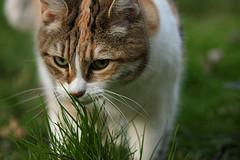
%> input picture catcryption.jpg, 240 x 160 px
$ octave Driving_Encryption.m   (GNU Octave 9; MATLAB toolbox functions it lacks are replaced by stand-ins)
%> lines starting %> are read from the running program, lines starting %| are printed output that depends on the picture
### KeyMatrx1.m
%Authors: Cordell Andersen and Erica Wiens
%Sources: --- MATLAB documentation and website; Advanced Hill Cipher paper ---
%Dates: February 23, 2016 - April 22, 2016

function [A] = KeyMatrx1()
mods=256;
n=2;

%Submatrices (lower right and upper left)
A_22=[2,2;2,2];
A_11=mod(-A_22,mods);

%Arbitrary scalar constant
K=10;

%Submatricies (lower left and upper right)
A_12=mod(K*(eye(n)-A_11),mods);
A_21=mod((1/K)*(eye(n)+A_11),mods);

%Involutory Key Matrix
A=[A_11,A_12;
   A_21,A_22];

### Driving_Encryption.m
%Authors: Cordell Andersen and Erica Wiens

%Sources:
%Bibhudendra Acharya, Saroj Kumar Panigrahy, Sarat Kumar Patra, Ganapati Panda.
%Image Encryption Using Advanced Hill Cipher Algorithm
%Int. J R.T Eng. Vol. 1, No. 1, 663 - 667, May 2009

%"MATLAB Speaks SDR." MathWorks – Makers of MATLAB and Simulink.
%N.p., n.d. Web. Mar. 2016.

%Dates: February 23, 2016 - April 22, 2016
clear;clc;clf;

%Pictures that were used for encryption-decryption testing
%Car_Incription_MK_I.bmp            %DismissSoundSubClass.jpg
%Hospitaller.jpg                    %catcryption.jpg
%NoLightSubClass.jpg                %ConfrontationSubClass.jpg

%https://www.pexels.com/photo/black-and-white-nature-flowers-close-up-view-57905/
%All images are from Google Images. All rights belong to their respective
%owners.

%Imports image
Im = imread('catcryption.jpg');
%> Im is the input picture: size 160x240x3 uint8; mean R, G, B 84.1, 89.2, 59.5

%Creates RGB matrices for the image
[ImageMat,map] = imread('catcryption.jpg');
%> map = []
ImageMat=im2double(ImageMat);

%Shows the original image
imshow(ImageMat)
figure;

%Allows for access to data
Data=imfinfo('catcryption.jpg');

%Generating Key Matrices for R-G-B levels
RKeyrypt = KeyMatrx1();
GKeyrypt = KeyMatrx1();
BKeyrypt = KeyMatrx1();


%Creating shifts to allow us to iterate through the whole image
XSHIFT = ceil((Data.Height)/4);
YSHIFT = ceil((Data.Width)/4);

XREM = rem(Data.Height,4);
YREM = rem(Data.Width,4);

XEXPAND=0;
YEXPAND=0;

%Determining if "black noise" needs to be added to expand the image to workable proportions
if XREM ~= 0
    XEXPAND = 4-XREM;
end

if YREM ~= 0
    YEXPAND = 4-YREM;
end

%Reorganizing image to be compatible with our Key Matrix
newImageMat=zeros(Data.Height+XEXPAND,Data.Width+YEXPAND,3);
for z=1:1:3
    for n = 1:1:Data.Height
        for m = 1:1:Data.Width

            newImageMat(n,m,z)=ImageMat(n,m,z);

        end
    end
end
ImageMat=newImageMat;

%Encrypt the Red level
Rcryption = cell(4,4);
for n = 1:1:XSHIFT
    for m=1:1:YSHIFT

        RValTemp = [ImageMat(n,m,1),             ImageMat(n+XSHIFT,m,1),              ImageMat(n+2*XSHIFT,m,1),                ImageMat(n+3*XSHIFT,m,1);

                   ImageMat(n,m+YSHIFT,1),      ImageMat(n+XSHIFT,m+YSHIFT,1),       ImageMat(n+2*XSHIFT,m+YSHIFT,1),         ImageMat(n+3*XSHIFT,m+YSHIFT,1);

                   ImageMat(n,m+2*YSHIFT,1),    ImageMat(n+XSHIFT,m+2*YSHIFT,1),     ImageMat(n+2*XSHIFT,m+2*YSHIFT,1),       ImageMat(n+3*XSHIFT,m+2*YSHIFT,1);

                   ImageMat(n,m+3*YSHIFT,1),    ImageMat(n+XSHIFT,m+3*YSHIFT,1),     ImageMat(n+2*XSHIFT,m+3*YSHIFT,1),       ImageMat(n+3*XSHIFT,m+3*YSHIFT,1);];

              Rcrypt1 = RKeyrypt.*RValTemp;
              Rcrypt2 = transpose(Rcrypt1);
              RcryptFinal = RKeyrypt.*Rcrypt2;
              Rcryption{n,m} = RcryptFinal;

    end
end
%> after the loop, Rcryption = 2400 items
ImageMat(:,:,1)=cell2mat(Rcryption);
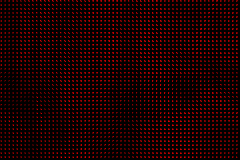
%> ImageMat: size 160x240x3 double; mean R, G, B 6686.8, 0.3, 0.2; drawn with min black and max white

%Encrypt the Green level
Gcryption = cell(4,4);
for n = 1:1:XSHIFT
    for m=1:1:YSHIFT

        GValTemp = [ImageMat(n,m,2),             ImageMat(n+XSHIFT,m,2),              ImageMat(n+2*XSHIFT,m,2),                ImageMat(n+3*XSHIFT,m,2);

                   ImageMat(n,m+YSHIFT,2),      ImageMat(n+XSHIFT,m+YSHIFT,2),       ImageMat(n+2*XSHIFT,m+YSHIFT,2),         ImageMat(n+3*XSHIFT,m+YSHIFT,2);

                   ImageMat(n,m+2*YSHIFT,2),    ImageMat(n+XSHIFT,m+2*YSHIFT,2),     ImageMat(n+2*XSHIFT,m+2*YSHIFT,2),       ImageMat(n+3*XSHIFT,m+2*YSHIFT,2);

                   ImageMat(n,m+3*YSHIFT,2),    ImageMat(n+XSHIFT,m+3*YSHIFT,2),     ImageMat(n+2*XSHIFT,m+3*YSHIFT,2),       ImageMat(n+3*XSHIFT,m+3*YSHIFT,2);];

              Gcrypt1 = GKeyrypt.*GValTemp;
              Gcrypt2 = transpose(Gcrypt1);
              GcryptFinal = GKeyrypt.*Gcrypt2;
              Gcryption{n,m} = GcryptFinal;

    end
end
%> after the loop, Gcryption = 2400 items
ImageMat(:,:,2)=cell2mat(Gcryption);
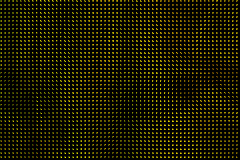
%> ImageMat: size 160x240x3 double; mean R, G, B 6686.8, 6040.7, 0.2; drawn with min black and max white

%Encrypt the Blue level
Bcryption = cell(4,4);
for n = 1:1:XSHIFT
    for m=1:1:YSHIFT

        BValTemp = [ImageMat(n,m,3),             ImageMat(n+XSHIFT,m,3),              ImageMat(n+2*XSHIFT,m,3),                ImageMat(n+3*XSHIFT,m,3);

                   ImageMat(n,m+YSHIFT,3),      ImageMat(n+XSHIFT,m+YSHIFT,3),       ImageMat(n+2*XSHIFT,m+YSHIFT,3),         ImageMat(n+3*XSHIFT,m+YSHIFT,3);

                   ImageMat(n,m+2*YSHIFT,3),    ImageMat(n+XSHIFT,m+2*YSHIFT,3),     ImageMat(n+2*XSHIFT,m+2*YSHIFT,3),       ImageMat(n+3*XSHIFT,m+2*YSHIFT,3);

                   ImageMat(n,m+3*YSHIFT,3),    ImageMat(n+XSHIFT,m+3*YSHIFT,3),     ImageMat(n+2*XSHIFT,m+3*YSHIFT,3),       ImageMat(n+3*XSHIFT,m+3*YSHIFT,3);];


              Bcrypt1 = BKeyrypt.*BValTemp;
              Bcrypt2 = transpose(Bcrypt1);
              BcryptFinal = BKeyrypt.*Bcrypt2;
              Bcryption{n,m} = BcryptFinal;

    end
end
%> after the loop, Bcryption = 2400 items
ImageMat(:,:,3)=cell2mat(Bcryption);
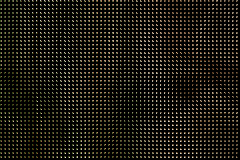
%> ImageMat: size 160x240x3 double; mean R, G, B 6686.8, 6040.7, 4302.9; drawn with min black and max white

%Shows encrpyted image per R-G-B level before displaying the end result
%%label 'Red Level'
imshow(ImageMat(:,:,1))
figure;
%label 'Green Level'
imshow(ImageMat(:,:,2))
figure;
%lable 'Blue Level'
imshow(ImageMat(:,:,3))
figure;
%label 'Composite Level'
imshow(ImageMat)
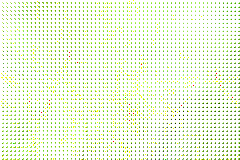
%> displayed picture: size 160x240x3, on the screen's scale of 0 to 255; mean R, G, B 238.1, 247.7, 223.3
figure;

%Now, the program will decrypt the image

%This variable allows for correction where R-G-B values exceed 1
LightCorr = 0.653;%256;%

%Decrypting the Blue level
Bdecryption = cell(XSHIFT,YSHIFT);
BXStart=1;
BXEnd=4;

%this setup to parse the image into sub-matrices is from Dempsey Rogers
for i=1:1:XSHIFT
    BYStart=1;
    BYEnd=4;
    for j=1:1:YSHIFT
        Bdecryption{i,j}=ImageMat(BXStart:BXEnd,BYStart:BYEnd,3);
        BYStart=BYStart+4;
        BYEnd=BYEnd+4;
    end
    BXStart=BXStart+4;
    BXEnd=BXEnd+4;
end
%> after the loop, BXEnd = 164; BXStart = 161; Bdecryption = 2400 items

BRestore=zeros(Data.Height,Data.Width);

for Bhomeposx=1:1:XSHIFT
    for Bhomeposy=1:1:YSHIFT

        BtempRestore=Bdecryption{Bhomeposx,Bhomeposy};
        Bdecrypyt2 = BtempRestore.*inv(BKeyrypt);
        Bdecrypt3 = transpose(Bdecrypyt2);
        BValDecrypt = Bdecrypt3.*inv(BKeyrypt);

        BRestore(Bhomeposx,Bhomeposy) = BValDecrypt(1,1);
        BRestore(Bhomeposx+XSHIFT,Bhomeposy) = BValDecrypt(1,2);
        BRestore(Bhomeposx+2*XSHIFT,Bhomeposy) = (LightCorr/256)*BValDecrypt(1,3);
        BRestore(Bhomeposx+3*XSHIFT,Bhomeposy) = BValDecrypt(1,4);

        BRestore(Bhomeposx,Bhomeposy+YSHIFT) = BValDecrypt(2,1);
        BRestore(Bhomeposx+XSHIFT,Bhomeposy+YSHIFT) = BValDecrypt(2,2);
        BRestore(Bhomeposx+2*XSHIFT,Bhomeposy+YSHIFT) = BValDecrypt(2,3);
        BRestore(Bhomeposx+3*XSHIFT,Bhomeposy+YSHIFT) = (LightCorr/256)*BValDecrypt(2,4);

        BRestore(Bhomeposx,Bhomeposy+2*YSHIFT) = (LightCorr/256)*BValDecrypt(3,1);
        BRestore(Bhomeposx+XSHIFT,Bhomeposy+2*YSHIFT) = BValDecrypt(3,2);
        BRestore(Bhomeposx+2*XSHIFT,Bhomeposy+2*YSHIFT) = BValDecrypt(3,3);
        BRestore(Bhomeposx+3*XSHIFT,Bhomeposy+2*YSHIFT) = BValDecrypt(3,4);

        BRestore(Bhomeposx,Bhomeposy+3*YSHIFT) = BValDecrypt(4,1);
        BRestore(Bhomeposx+XSHIFT,Bhomeposy+3*YSHIFT) = (LightCorr/256)*BValDecrypt(4,2);
        BRestore(Bhomeposx+2*XSHIFT,Bhomeposy+3*YSHIFT) = BValDecrypt(4,3);
        BRestore(Bhomeposx+3*XSHIFT,Bhomeposy+3*YSHIFT) = BValDecrypt(4,4);

    end
end
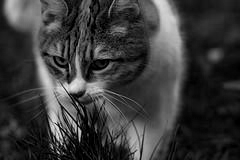
%> BRestore: size 160x240 double; min 0, max 0.927, mean 0.229
ImageMat(:,:,3)=BRestore;

%Decrypting the Green level
Gdecryption = cell(XSHIFT,YSHIFT);
GXStart=1;
GXEnd=4;

%this setup to parse the image into sub-matrices is from Dempsey Rogers
for i=1:1:XSHIFT
    GYStart=1;
    GYEnd=4;
    for j=1:1:YSHIFT
        Gdecryption{i,j}=ImageMat(GXStart:GXEnd,GYStart:GYEnd,2);
        GYStart=GYStart+4;
        GYEnd=GYEnd+4;
    end
    GXStart=GXStart+4;
    GXEnd=GXEnd+4;
end
%> after the loop, GXEnd = 164; GXStart = 161; Gdecryption = 2400 items

GRestore=zeros(Data.Height,Data.Width);

for Ghomeposx=1:1:XSHIFT
    for Ghomeposy=1:1:YSHIFT

        GtempRestore=Gdecryption{Ghomeposx,Ghomeposy};
        Gdecrypyt2 = GtempRestore.*inv(GKeyrypt);
        Gdecrypt3 = transpose(Gdecrypyt2);
        GValDecrypt = Gdecrypt3.*inv(GKeyrypt);

        GRestore(Ghomeposx,Ghomeposy) = GValDecrypt(1,1);
        GRestore(Ghomeposx+XSHIFT,Ghomeposy) = GValDecrypt(1,2);
        GRestore(Ghomeposx+2*XSHIFT,Ghomeposy) = (LightCorr/256)*GValDecrypt(1,3);
        GRestore(Ghomeposx+3*XSHIFT,Ghomeposy) = GValDecrypt(1,4);

        GRestore(Ghomeposx,Ghomeposy+YSHIFT) = GValDecrypt(2,1);
        GRestore(Ghomeposx+XSHIFT,Ghomeposy+YSHIFT) = GValDecrypt(2,2);
        GRestore(Ghomeposx+2*XSHIFT,Ghomeposy+YSHIFT) = GValDecrypt(2,3);
        GRestore(Ghomeposx+3*XSHIFT,Ghomeposy+YSHIFT) = (LightCorr/256)*GValDecrypt(2,4);

        GRestore(Ghomeposx,Ghomeposy+2*YSHIFT) = (LightCorr/256)*GValDecrypt(3,1);
        GRestore(Ghomeposx+XSHIFT,Ghomeposy+2*YSHIFT) = GValDecrypt(3,2);
        GRestore(Ghomeposx+2*XSHIFT,Ghomeposy+2*YSHIFT) = GValDecrypt(3,3);
        GRestore(Ghomeposx+3*XSHIFT,Ghomeposy+2*YSHIFT) = GValDecrypt(3,4);

        GRestore(Ghomeposx,Ghomeposy+3*YSHIFT) = GValDecrypt(4,1);
        GRestore(Ghomeposx+XSHIFT,Ghomeposy+3*YSHIFT) = (LightCorr/256)*GValDecrypt(4,2);
        GRestore(Ghomeposx+2*XSHIFT,Ghomeposy+3*YSHIFT) = GValDecrypt(4,3);
        GRestore(Ghomeposx+3*XSHIFT,Ghomeposy+3*YSHIFT) = GValDecrypt(4,4);

    end
end
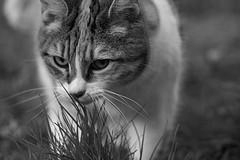
%> GRestore: size 160x240 double; min 0, max 0.981, mean 0.343
ImageMat(:,:,2)=GRestore;

%Decrypting the Red level
Rdecryption = cell(XSHIFT,YSHIFT);
RXStart=1;
RXEnd=4;

%this setup to parse the image into sub-matrices is from Dempsey Rogers
for i=1:1:XSHIFT
    RYStart=1;
    RYEnd=4;
    for j=1:1:YSHIFT
        Rdecryption{i,j}=ImageMat(RXStart:RXEnd,RYStart:RYEnd,1);
        RYStart=RYStart+4;
        RYEnd=RYEnd+4;
    end
    RXStart=RXStart+4;
    RXEnd=RXEnd+4;
end
%> after the loop, RXEnd = 164; RXStart = 161; Rdecryption = 2400 items

RRestore=zeros(Data.Height,Data.Width);

for Rhomeposx=1:1:XSHIFT
    for Rhomeposy=1:1:YSHIFT

        RtempRestore=Rdecryption{Rhomeposx,Rhomeposy};
        Rdecrypyt2 = RtempRestore.*inv(RKeyrypt);
        Rdecrypt3 = transpose(Rdecrypyt2);
        RValDecrypt = Rdecrypt3.*inv(RKeyrypt);

        RRestore(Rhomeposx,Rhomeposy) = RValDecrypt(1,1);
        RRestore(Rhomeposx+XSHIFT,Rhomeposy) = RValDecrypt(1,2);
        RRestore(Rhomeposx+2*XSHIFT,Rhomeposy) = (LightCorr/256)*RValDecrypt(1,3);
        RRestore(Rhomeposx+3*XSHIFT,Rhomeposy) = RValDecrypt(1,4);

        RRestore(Rhomeposx,Rhomeposy+YSHIFT) = RValDecrypt(2,1);
        RRestore(Rhomeposx+XSHIFT,Rhomeposy+YSHIFT) = RValDecrypt(2,2);
        RRestore(Rhomeposx+2*XSHIFT,Rhomeposy+YSHIFT) = RValDecrypt(2,3);
        RRestore(Rhomeposx+3*XSHIFT,Rhomeposy+YSHIFT) = (LightCorr/256)*RValDecrypt(2,4);

        RRestore(Rhomeposx,Rhomeposy+2*YSHIFT) = (LightCorr/256)*RValDecrypt(3,1);
        RRestore(Rhomeposx+XSHIFT,Rhomeposy+2*YSHIFT) = RValDecrypt(3,2);
        RRestore(Rhomeposx+2*XSHIFT,Rhomeposy+2*YSHIFT) = RValDecrypt(3,3);
        RRestore(Rhomeposx+3*XSHIFT,Rhomeposy+2*YSHIFT) = RValDecrypt(3,4);

        RRestore(Rhomeposx,Rhomeposy+3*YSHIFT) = RValDecrypt(4,1);
        RRestore(Rhomeposx+XSHIFT,Rhomeposy+3*YSHIFT) = (LightCorr/256)*RValDecrypt(4,2);
        RRestore(Rhomeposx+2*XSHIFT,Rhomeposy+3*YSHIFT) = RValDecrypt(4,3);
        RRestore(Rhomeposx+3*XSHIFT,Rhomeposy+3*YSHIFT) = RValDecrypt(4,4);

    end
end
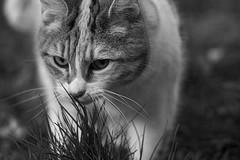
%> RRestore: size 160x240 double; min 0, max 0.981, mean 0.323
ImageMat(:,:,1)=RRestore;

%Restoring image to its previous size
ResImageMat=zeros(Data.Height,Data.Width,3);
for z=1:1:3
    for n = 1:1:Data.Height
        for m = 1:1:Data.Width

            ResImageMat(n,m,z)=ImageMat(n,m,z);

        end
    end
end
ImageMat=ResImageMat;

%Shows decrpyted image per R-G-B level before displaying the end result
%label 'Red Level'
imshow(ImageMat(:,:,1))
figure;
%label 'Green Level'
imshow(ImageMat(:,:,2))
figure;
%lable 'Blue Level'
imshow(ImageMat(:,:,3))
figure;
%label 'Composite Level'
imshow(ImageMat)
%14,441

$ run again, with DismissSoundSubClass.jpg copied over catcryption.jpg
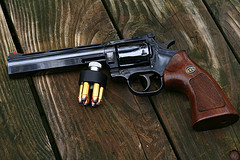
%> input picture DismissSoundSubClass.jpg, 240 x 160 px
%> Im is the input picture: size 160x240x3 uint8; mean R, G, B 72.2, 64, 50.6
%> map = []
%> after the loop `for n = 1:1:XSHIFT`: Rcryption = 2400 items
%> after the loop `for i=1:1:XSHIFT`: BXEnd = 164; BXStart = 161; Bdecryption = 2400 items
%> after the loop `for Bhomeposx=1:1:XSHIFT`:
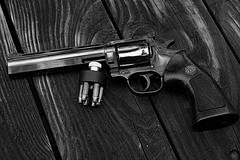
%> BRestore: size 160x240 double; min 0, max 0.981, mean 0.194
%> after the loop `for i=1:1:XSHIFT`: GXEnd = 164; GXStart = 161; Gdecryption = 2400 items
%> after the loop `for i=1:1:XSHIFT`: RXEnd = 164; RXStart = 161; Rdecryption = 2400 items
%> after the loop `for Rhomeposx=1:1:XSHIFT`:
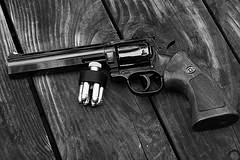
%> RRestore: size 160x240 double; min 0, max 0.981, mean 0.278

$ run again, with NoLightSubClass.jpg copied over catcryption.jpg
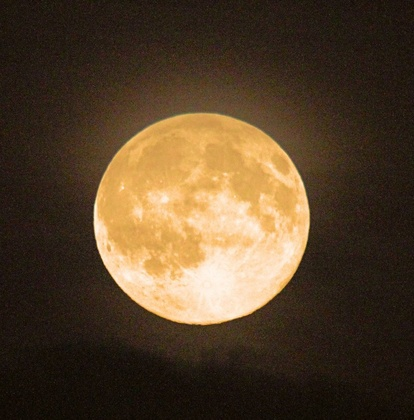
%> input picture NoLightSubClass.jpg, 414 x 420 px, shrunk from 789 x 800 before the run
%> Im is the input picture: size 420x414x3 uint8; mean R, G, B 84.5, 65.3, 43.4
%> map = []
%> after the loop `for n = 1:1:XSHIFT`: Rcryption = 10920 items
%> after the loop `for i=1:1:XSHIFT`: BXEnd = 424; BXStart = 421; Bdecryption = 10920 items
%> after the loop `for i=1:1:XSHIFT`: GXEnd = 424; GXStart = 421; Gdecryption = 10920 items
%> after the loop `for Ghomeposx=1:1:XSHIFT`:
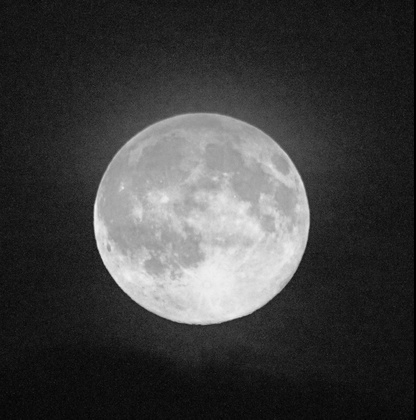
%> GRestore: size 420x416 double; min 0, max 0.958, mean 0.25
%> after the loop `for i=1:1:XSHIFT`: RXEnd = 424; RXStart = 421; Rdecryption = 10920 items
%> `imshow(ImageMat(:,:,3))`:
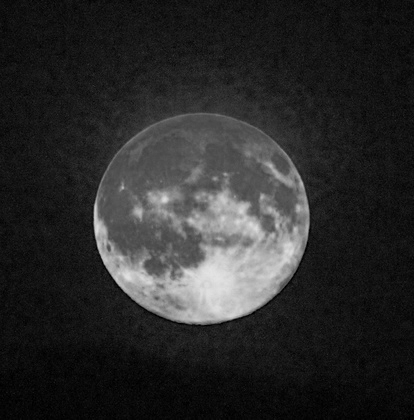
%> displayed picture: size 420x414, on the screen's scale of 0 to 255; min 0, max 228, mean 42.6
